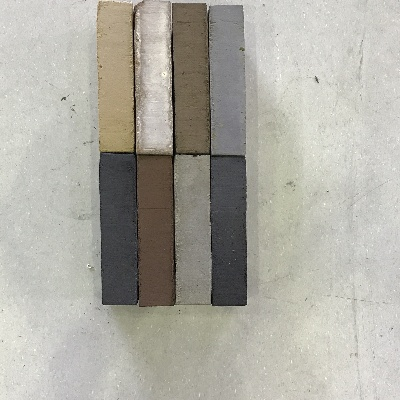
//> input picture Strojer_Images/Initial Test Images/Cropped/IMG_4047.JPG, 400 x 400 px
$ ./Generalised_hough -image=brick_template.jpg '-template=../../Strojer_Images/Initial Test Images/Cropped/IMG_4047.JPG'   (built with g++ and OpenCV 4)
//> lines starting //> are read from the running program, lines starting //| are printed output that depends on the picture
#include <vector>
#include <iostream>
#include <string>

// [5 lines of commented-out code are left out]
#include <opencv2/opencv.hpp>

using namespace std;
using namespace cv;

static Mat loadImage(const string& name)
{
    Mat image = imread(name, IMREAD_GRAYSCALE);
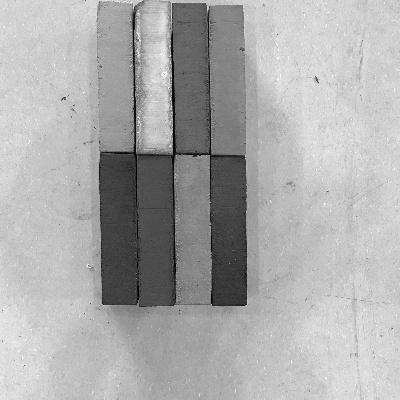
//> image: 400 rows x 400 cols, CV_8UC1; min 0, max 255, mean 171.9
    if (image.empty())
    {
        cerr << "Can't load image - " << name << endl;
        exit(-1);
    }
    return image;

}

int main(int argc, const char* argv[])
{
    CommandLineParser cmd(argc, argv,
        "{ image i        | pic2.png  | input image }"
        "{ template t     | templ1.png | template image }"
        "{ full           | 1          | estimate scale and rotation }"
        "{ gpu            |           | use gpu version }"
        "{ minDist        | 100       | minimum distance between the centers of the detected objects }"
        "{ levels         | 360       | R-Table levels }"
        "{ votesThreshold | 2500      | the accumulator threshold for the template centers at the detection stage. The smaller it is, the more false positions may be detected }"
        "{ angleThresh    | 10000     | angle votes treshold }"
        "{ scaleThresh    | 1000       |scale votes treshold }"
        "{ posThresh      | 100       | position votes threshold }"
        "{ dp             | 2         | inverse ratio of the accumulator resolution to the image resolution }"
        "{ minScale       | 0.8       | minimal scale to detect }"
        "{ maxScale       | 1.2         | maximal scale to detect }"
        "{ scaleStep      | 0.1      | scale step }"
        "{ minAngle       | 0         | minimal rotation angle to detect in degrees }"
        "{ maxAngle       | 1       | maximal rotation angle to detect in degrees }"
        "{ angleStep      | 1         | angle step in degrees }"
        "{ maxBufSize     | 10000      | maximal size of inner buffers }"
        "{ help h ?       |           | print help message }"
    );

    cmd.about("This program demonstrates arbitary object finding with the Generalized Hough transform.");
    cmd.printMessage();

    if (cmd.has("help"))
    {
        cmd.printMessage();
        return 0;
    }

    const string templName = cmd.get<string>("template");
    const string imageName = cmd.get<string>("image");
    const bool full = cmd.has("full");
    const bool useGpu = cmd.has("gpu");
    const double minDist = cmd.get<double>("minDist");
    const int levels = cmd.get<int>("levels");
    const int votesThreshold = cmd.get<int>("votesThreshold");
    const int angleThresh = cmd.get<int>("angleThresh");
    const int scaleThresh = cmd.get<int>("scaleThresh");
    const int posThresh = cmd.get<int>("posThresh");
    const double dp = cmd.get<double>("dp");
    const double minScale = cmd.get<double>("minScale");
    const double maxScale = cmd.get<double>("maxScale");
    const double scaleStep = cmd.get<double>("scaleStep");
    const double minAngle = cmd.get<double>("minAngle");
    const double maxAngle = cmd.get<double>("maxAngle");
    const double angleStep = cmd.get<double>("angleStep");
    const int maxBufSize = cmd.get<int>("maxBufSize");

    if (!cmd.check())
    {
        cmd.printErrors();
        return -1;
    }

    Mat templ = loadImage(templName);
    Mat image = loadImage(imageName);
//> call 2 of loadImage, with name = "brick_template.jpg"
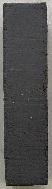
//> input picture 01 Classic Vision/Generalised_Hough/brick_template.jpg, 52 x 189 px
    cv::Mat brick_templ = cv::imread("brick_template.jpg", IMREAD_COLOR);
//> brick_templ is the input picture: 189 rows x 52 cols, CV_8UC3; mean B, G, R 78.2, 79, 79.9
    cv::cvtColor(brick_templ, brick_templ, CV_BGR2GRAY);
//> brick_templ: 189 rows x 52 cols, CV_8UC1
    //cv::medianBlur(brick_templ, brick_templ, 5);
    //cv::Canny(brick_templ, brick_templ, 60, 180);
    //cv::bitwise_not(brick_templ, brick_templ);

    cv::imshow("template", brick_templ);

    cv::Mat brick_color = cv::imread("../Strojer_Images/Initial Test Images/Cropped/IMG_4047.JPG", IMREAD_COLOR);
//> brick_color is the input picture: 400 rows x 400 cols, CV_8UC3; mean B, G, R 163.5, 172.2, 174.3
    cv::cvtColor(brick_color, image, CV_BGR2GRAY);
//> image: 400 rows x 400 cols, CV_8UC1
    //cv::medianBlur(image, image, 5);
    //cv::Canny(image, image, 60, 140);
    //cv::bitwise_not(image, image);

    imshow("edge", image);

    templ = brick_templ;

    Ptr<GeneralizedHough> alg;

    if (!full)
    {
        Ptr<GeneralizedHoughBallard> ballard = useGpu ? cv::createGeneralizedHoughBallard() : createGeneralizedHoughBallard();

        ballard->setMinDist(minDist);
        ballard->setLevels(levels);
        ballard->setDp(dp);
        ballard->setMaxBufferSize(maxBufSize);
        ballard->setVotesThreshold(votesThreshold);

        alg = ballard;
    }
    else
    {
        Ptr<GeneralizedHoughGuil> guil = useGpu ? cv::createGeneralizedHoughGuil() : createGeneralizedHoughGuil();

        guil->setMinDist(minDist);
        guil->setLevels(levels);
        guil->setDp(dp);
        guil->setMaxBufferSize(maxBufSize);

        guil->setMinAngle(minAngle);
        guil->setMaxAngle(maxAngle);
        guil->setAngleStep(angleStep);
        guil->setAngleThresh(angleThresh);

        guil->setMinScale(minScale);
        guil->setMaxScale(maxScale);
        guil->setScaleStep(scaleStep);
        guil->setScaleThresh(scaleThresh);

        guil->setPosThresh(posThresh);

        alg = guil;
    }

    vector<Vec4f> position;
    TickMeter tm;

    if (useGpu)
    {
        cuda::GpuMat d_templ(templ);
        cuda::GpuMat d_image(image);
        cuda::GpuMat d_position;

        alg->setTemplate(d_templ);

        tm.start();

        alg->detect(d_image, d_position);
        d_position.download(position);

        tm.stop();
    }
    else
    {
        alg->setTemplate(templ);

        tm.start();

        alg->detect(image, position);
//> position = empty

        tm.stop();
    }

    cout << "Found : " << position.size() << " objects" << endl;
//| Found : 0 objects
    cout << "Detection time : " << tm.getTimeMilli() << " ms" << endl;

    Mat out = brick_color;
    //cv::cvtColor(image, out, COLOR_GRAY2BGR);

    for (size_t i = 0; i < position.size(); ++i)
    {
        Point2f pos(position[i][0], position[i][1]);
        float scale = position[i][2];
        float angle = position[i][3];

        RotatedRect rect;
        rect.center = pos;
        rect.size = Size2f(templ.cols * scale, templ.rows * scale);
        rect.angle = angle;

        Point2f pts[4];
        rect.points(pts);

        line(out, pts[0], pts[1], Scalar(0, 0, 255), 3);
        line(out, pts[1], pts[2], Scalar(0, 0, 255), 3);
        line(out, pts[2], pts[3], Scalar(0, 0, 255), 3);
        line(out, pts[3], pts[0], Scalar(0, 0, 255), 3);
    }
//> this loop made 0 passes

    imshow("out", out);
    waitKey();

    return 0;
}
